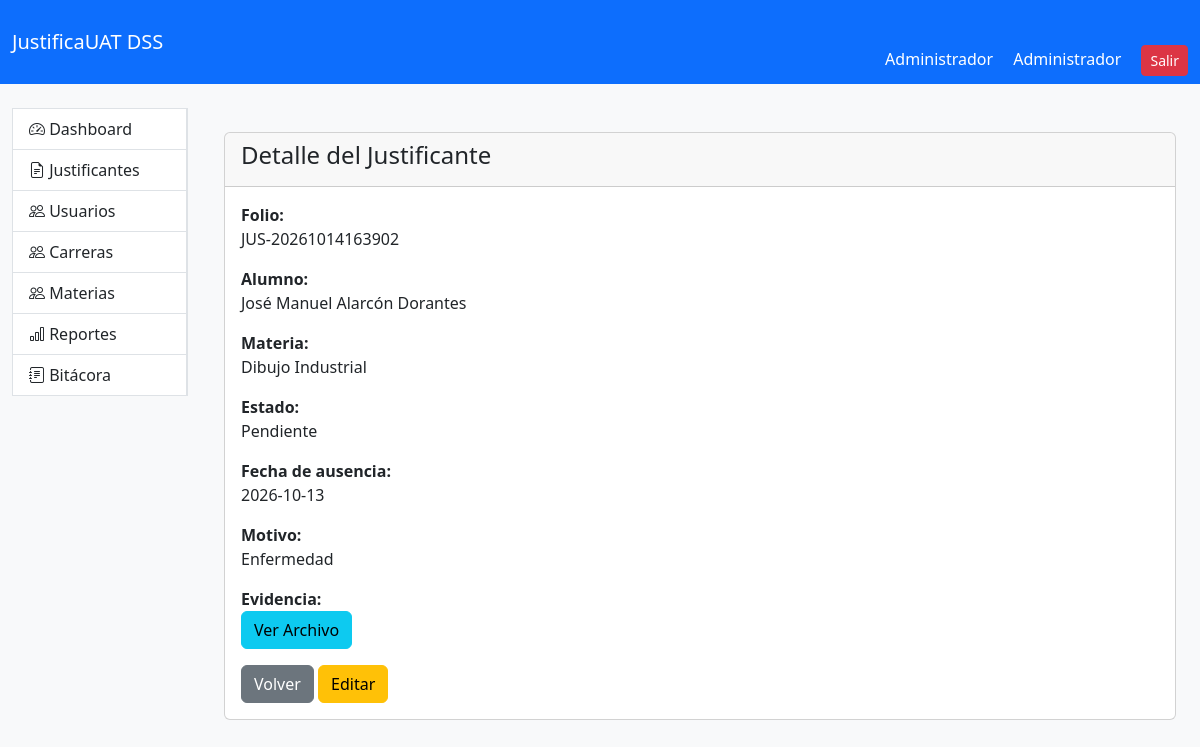
The page /public/index.php?page=justificantes_show&id=3 (signed in) on the database as committed earlier.
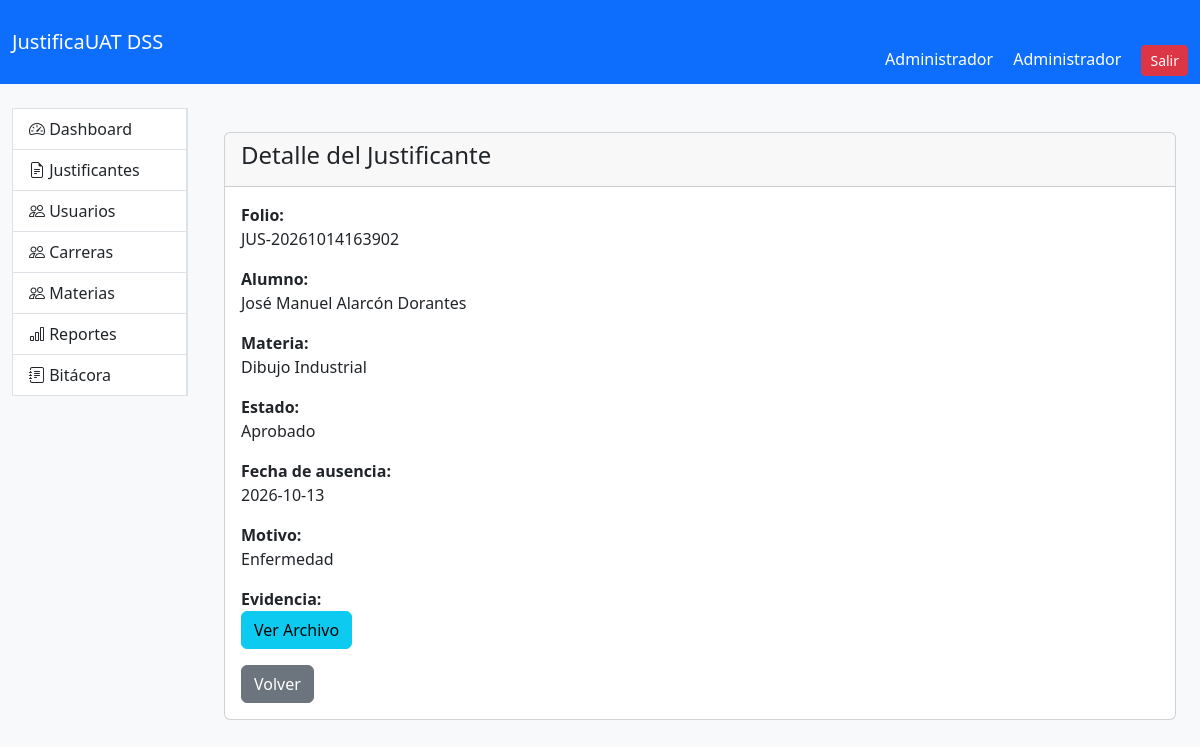
The same page on the database as committed later.
### tables this page shows
CREATE TABLE `justificantes` (
  `id` int(11) NOT NULL AUTO_INCREMENT,
  `folio` varchar(50) DEFAULT NULL,
  `alumno_id` int(11) NOT NULL,
  `materia_id` int(11) NOT NULL,
  `fecha_ausencia` date NOT NULL,
  `motivo` text NOT NULL,
  `archivo_evidencia` varchar(255) DEFAULT NULL,
  `estado` enum('Pendiente','Aprobado','Rechazado','Correccion','RevisionEspecial') DEFAULT 'Pendiente',
  `fecha_registro` timestamp NOT NULL DEFAULT current_timestamp(),
  `fecha_resolucion` datetime DEFAULT NULL,
  `observaciones` text DEFAULT NULL,
  `pdf_path` varchar(255) DEFAULT NULL,
  PRIMARY KEY (`id`),
  UNIQUE KEY `folio` (`folio`),
  KEY `fk_justificante_alumno` (`alumno_id`),
  KEY `fk_justificante_materia` (`materia_id`),
  CONSTRAINT `fk_justificante_alumno` FOREIGN KEY (`alumno_id`) REFERENCES `alumnos` (`id`),
  CONSTRAINT `fk_justificante_materia` FOREIGN KEY (`materia_id`) REFERENCES `materias` (`id`)
);

CREATE TABLE `alumnos` (
  `id` int(11) NOT NULL AUTO_INCREMENT,
  `matricula` varchar(20) NOT NULL,
  `nombre` varchar(150) NOT NULL,
  `carrera_id` int(11) NOT NULL,
  `correo` varchar(150) DEFAULT NULL,
  `telefono` varchar(20) DEFAULT NULL,
  `activo` tinyint(1) DEFAULT 1,
  `created_at` timestamp NOT NULL DEFAULT current_timestamp(),
  `usuario_id` int(11) DEFAULT NULL,
  PRIMARY KEY (`id`),
  UNIQUE KEY `matricula` (`matricula`),
  KEY `fk_alumno_carrera` (`carrera_id`),
  KEY `fk_alumno_usuario` (`usuario_id`),
  CONSTRAINT `fk_alumno_carrera` FOREIGN KEY (`carrera_id`) REFERENCES `carreras` (`id`),
  CONSTRAINT `fk_alumno_usuario` FOREIGN KEY (`usuario_id`) REFERENCES `usuarios` (`id`)
);

CREATE TABLE `materias` (
  `id` int(11) NOT NULL AUTO_INCREMENT,
  `nombre` varchar(150) NOT NULL,
  `clave` varchar(30) DEFAULT NULL,
  `carrera_id` int(11) DEFAULT NULL,
  `created_at` timestamp NOT NULL DEFAULT current_timestamp(),
  `activo` tinyint(1) NOT NULL DEFAULT 1,
  PRIMARY KEY (`id`),
  KEY `fk_materia_carrera` (`carrera_id`),
  CONSTRAINT `fk_materia_carrera` FOREIGN KEY (`carrera_id`) REFERENCES `carreras` (`id`)
);

### app/Controllers/JustificanteController.php (called while the page is built, shortened)
<?php
require_once __DIR__ . '/../Models/Justificante.php';
class JustificanteController
{
	public function show()
    {
        $id = $_GET['id'];
        $justificante = Justificante::obtenerPorId($id);
        require_once __DIR__ . '/../Views/justificantes/show.php';
    }
}
?>

### app/Models/Justificante.php (called while the page is built, shortened)
<?php
class Justificante
{
    public static function obtenerPorId($id)
    {
        $db = Database::connect();
        $sql = "SELECT
                j.*,
                a.nombre AS nombre_alumno,
                a.matricula,
                c.nombre AS carrera,
                m.nombre AS materia
                FROM justificantes j
                INNER JOIN alumnos a
                ON j.alumno_id = a.id
                INNER JOIN carreras c
                ON a.carrera_id = c.id
                INNER JOIN materias m
                ON j.materia_id = m.id
                WHERE j.id = ?";
        $stmt = $db->prepare($sql);
        $stmt->execute([$id]);
        return $stmt->fetch(PDO::FETCH_ASSOC);
    }
}
?>

### app/Views/justificantes/show.php (the view)
<?php include '../app/Views/layouts/header.php'; ?>
<?php include '../app/Views/layouts/navbar.php'; ?>
<div class="container-fluid mt-4">
    <div class="row">
        <div class="col-md-2">
        <?php include '../app/Views/layouts/sidebar.php'; ?>
        </div>
        <div class="col-md-10 p-4">
            <div class="card">
                <div class="card-header">
                    <h4>Detalle del Justificante</h4>
                </div>
                <div class="card-body">
                    <p>
                        <strong>Folio:</strong><br>
                        <?= $justificante['folio']; ?>
                    </p>
                    <p>
                        <strong>Alumno:</strong><br>
                        <?= $justificante['nombre_alumno']; ?>
                    </p>
                    <p>
                        <strong>Materia:</strong><br>
                        <?= $justificante['materia']; ?>
                    </p>
                    <p>
                        <strong>Estado:</strong><br>
                        <?= $justificante['estado']; ?>
                    </p>
                    <p>
                        <strong>Fecha de ausencia:</strong><br>
                        <?= $justificante['fecha_ausencia']; ?>
                    </p>
                    <p>
                        <strong>Motivo:</strong><br>
                        <?= $justificante['motivo']; ?>
                    </p>
                    <?php if(!empty($justificante['archivo_evidencia'])): ?>
                        <p>
    <strong>Evidencia:</strong><br>
    <a
        href="/JustificaUAT-MVC/storage/uploads/justificantes/<?= $justificante['archivo_evidencia']; ?>"
        target="_blank"
        class="btn  btn-info">
		Ver Archivo
    </a>
</p>
                    <?php endif; ?>
                    <a
                        href="index.php?page=justificantes"
                        class="btn btn-secondary">
                        Volver
                    </a>
					<?php if ($justificante['estado']!='Aprobado'): ?>
                    <a
                        href="index.php?page=justificantes_edit&id=<?= $justificante['id']; ?>"
                        class="btn btn-warning">
                        Editar
                    </a>
					<?php endif; ?>
                </div>
            </div>
        </div>
    </div>
</div>
<?php include '../app/Views/layouts/footer.php'; ?>

Rows that differ between the two databases and show on the page:
changed justificantes "JUS-20261014163902": estado "Pendiente" → "Aprobado"
Other text that changed with them:
text no longer shown: "Editar"
